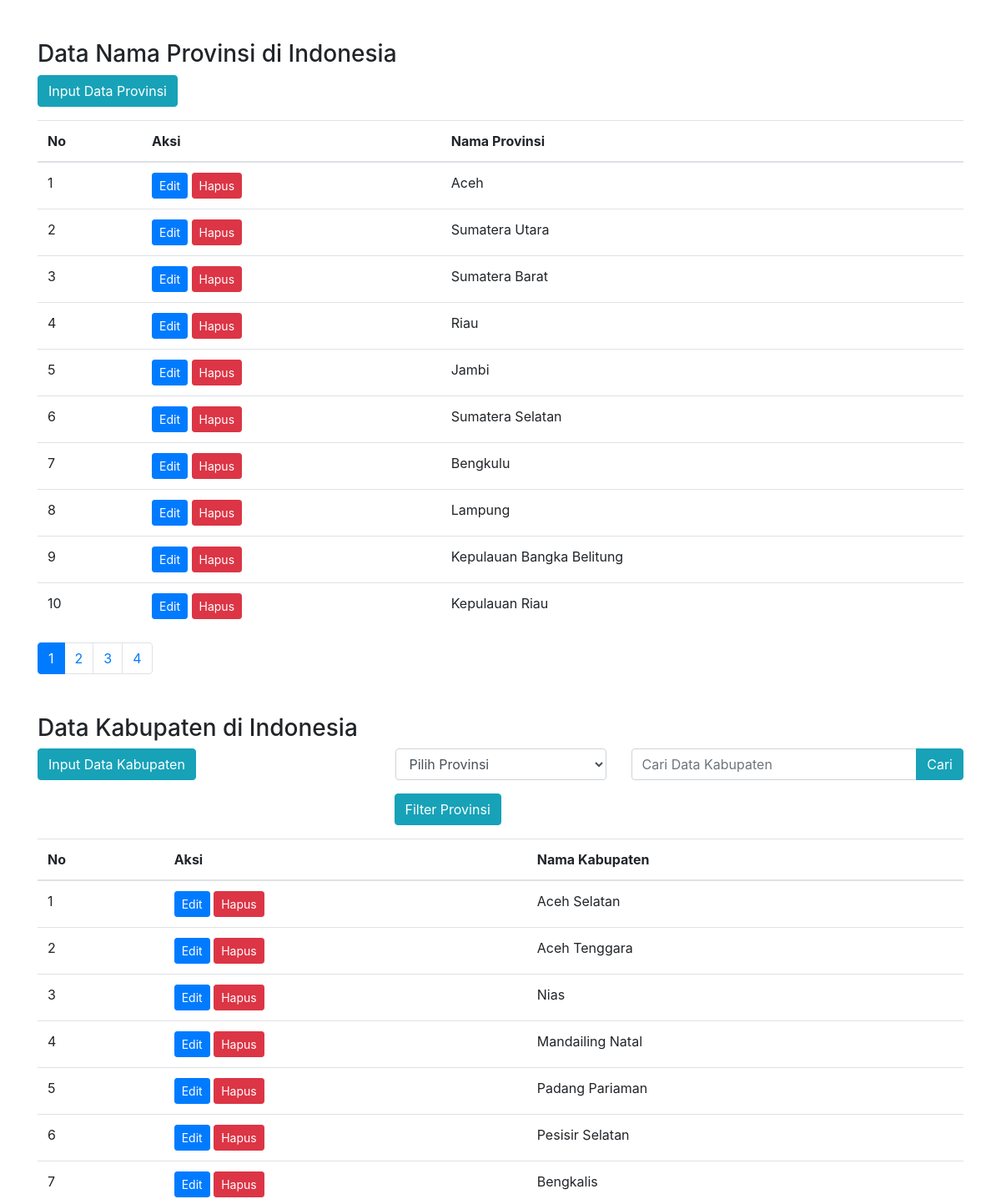
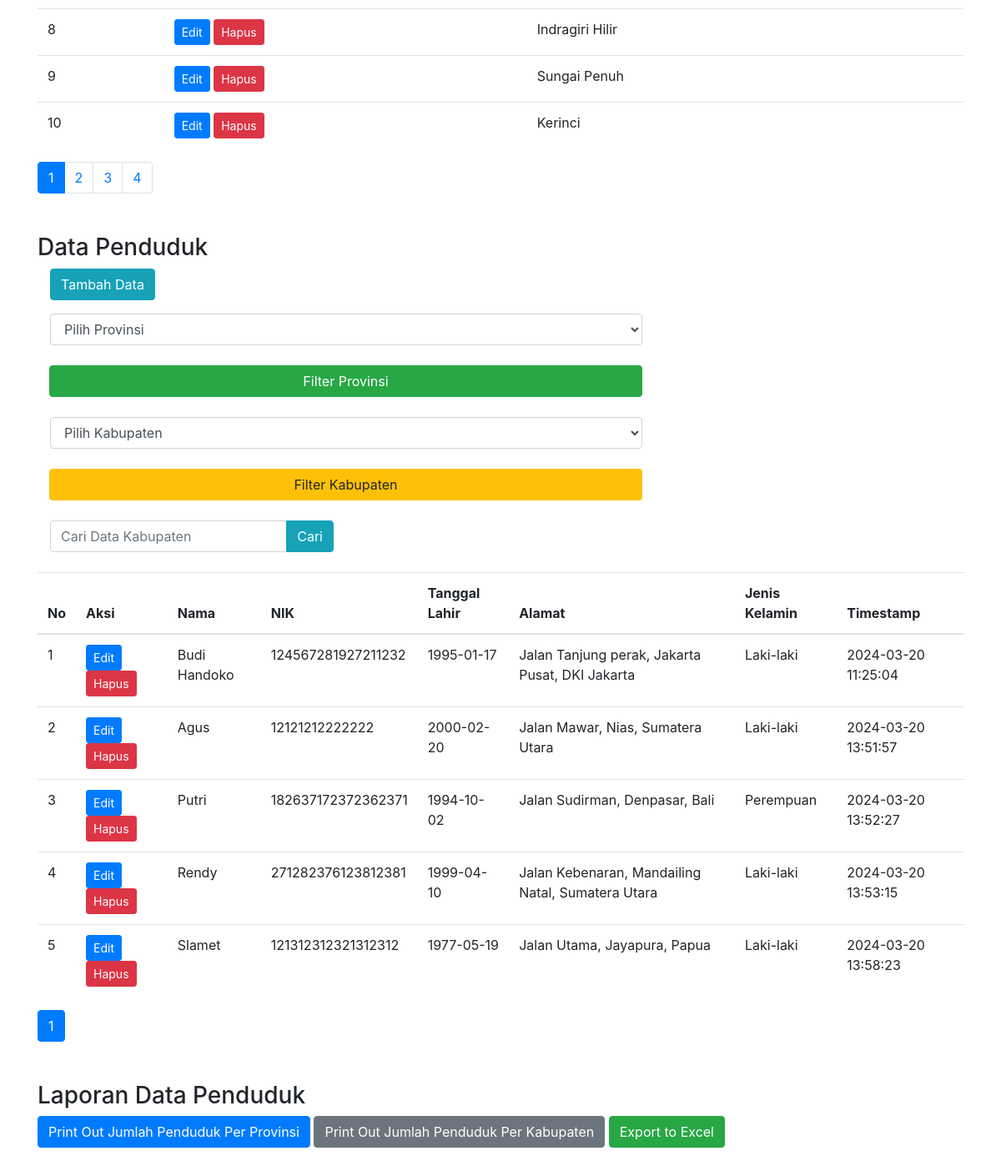
The app's page /home.php with its own data (2 pictures, top to bottom).
### tables this page shows
CREATE TABLE `provinsi` (
  `id_provinsi` int(11) NOT NULL,
  `nama_provinsi` varchar(100) NOT NULL
);

CREATE TABLE `kabupaten` (
  `id_kabupaten` int(11) NOT NULL,
  `nama_kabupaten` varchar(100) NOT NULL,
  `id_provinsi` int(11) DEFAULT NULL
);

CREATE TABLE `penduduk` (
  `id_penduduk` int(11) NOT NULL,
  `nama` varchar(100) NOT NULL,
  `nik` varchar(18) NOT NULL,
  `jenis_kelamin` enum('Laki-laki','Perempuan') NOT NULL,
  `tanggal_lahir` date NOT NULL,
  `alamat` text NOT NULL,
  `id_kabupaten` int(11) DEFAULT NULL,
  `timestamp` timestamp NOT NULL DEFAULT current_timestamp(),
  `id_provinsi` int(11) DEFAULT NULL
);

### home.php (the view, shortened to what this page needs)
<!DOCTYPE html>
<html lang="en">
<head>
    <link rel="stylesheet" href="https://stackpath.bootstrapcdn.com/bootstrap/4.5.2/css/bootstrap.min.css">
</head>
<body>
    <div class="container mt-5">
        <h3>Data Nama Provinsi di Indonesia</h3>
        <a href="provinsi/input.php" class="btn btn-info mb-3">Input Data Provinsi</a>
        <table class="table">
            <thead>
                <tr>
                    <th>No</th>
                    <th>Aksi</th>
                    <th>Nama Provinsi</th>
                </tr>
            </thead>
            <tbody>
                <?php include 'component/provinsi.php'; ?>
            </tbody>
        </table>
        <nav aria-label="Page navigation">
            <ul class="pagination mb-5">
                <?php for ($i = 1; $i <= $total_halaman; $i++) : ?>
                    <li class="page-item <?php if ($i == $halaman) echo 'active'; ?>"><a class="page-link" href="?halaman=<?php echo $i; ?>"><?php echo $i; ?></a></li>
                <?php endfor; ?>
            </ul>
        </nav>
        <h3>Data Kabupaten di Indonesia</h3>
        <div class="row mb-3">
            <div class="col">
                <a href="kabupaten/input.php" class="btn btn-info mb-3">Input Data Kabupaten</a>
            </div>
            <form action="" method="POST">
                <div class="col">
                    <div class="form-group">
                        <select class="form-control" id="provinsi_id" name="provinsi_id">
                            <option value="">Pilih Provinsi</option>
                            <?php
                            include 'koneksi/connection.php';
                            ?>
                        </select>
                    </div>
                </div>
                <div class="col md-4">
                    <div class="input-group-append">
                        <button type="submit" class="btn btn-info" name="selected_provinsi">Filter Provinsi</button>
                    </div>
                </div>
            </form>
            <div class="col">
                <form action="" method="POST">
                    <div class="form-group">
                        <div class="input-group">
                            <input type="text" class="form-control" id="search_query" name="search_query" placeholder="Cari Data Kabupaten">
                            <div class="input-group-append">
                                <button type="submit" class="btn btn-info" name="search_submit">Cari</button>
                            </div>
                        </div>
                    </div>
                </form>
            </div>
        </div>
        <table class="table">
            <thead>
                <tr>
                    <th>No</th>
                    <th>Aksi</th>
                    <th>Nama Kabupaten</th>
                </tr>
            </thead>
            <tbody>
                <?php include 'component/kabupaten.php'; ?>
            </tbody>
        </table>
        <nav aria-label="Page navigation">
            <ul class="pagination mb-5">
                <?php for ($i = 1; $i <= $total_halaman; $i++) : ?>
                    <li class="page-item <?php if ($i == $halaman) echo 'active'; ?>"><a class="page-link" href="?halaman=<?php echo $i; ?>"><?php echo $i; ?></a></li>
                <?php endfor; ?>
            </ul>
        </nav>
        <h3 class="mt-5">Data Penduduk</h3>
        <div class="col-md-2">
            <a href="action/input.php" class="btn btn-info mb-3">Tambah Data</a>
        </div>
        <div class="col-md-8">
            <form action="" method="GET">
                <div class="row-md-4">
                    <div class="input-group">
                        <select class="form-control" id="provinsi" name="provinsi_id">
                            <option value="">Pilih Provinsi</option>
                            <?php
                            include 'koneksi/connection.php';
                            ?>
                        </select>
                    </div>
                    <br>
                    <div class="input-group-append">
                        <button type="submit" class="btn btn-success btn-block" name="filter_provinsi">Filter Provinsi</button>
                    </div>
                </div>
                <br>
                <div class="row-md-4">
                    <div class="input-group">
                        <select class="form-control" id="kabupaten" name="kabupaten_id">
                            <option value="">Pilih Kabupaten</option>
                        </select>
                    </div>
                    <br>
                    <div class="input-group-append">
                        <button type="submit" class="btn btn-warning btn-block" name="filter_kabupaten">Filter Kabupaten</button>
                    </div>
                </div>
            </form>
        </div>
        <br>
        <div class="row-md-4">
            <div class="col-md-4">
                <form action="" method="POST">
                    <div class="input-group">
                        <input type="text" class="form-control" id="search_query" name="search_query" placeholder="Cari Data Kabupaten">
                        <div class="input-group-append">
                            <button type="submit" class="btn btn-info" name="search_data">Cari</button>
                        </div>
                    </div>
                </form>
            </div>
        </div>
        <br>
        <table class="table">
            <thead>
                <tr>
                    <th>No</th>
                    <th>Aksi</th>
                    <th>Nama</th>
                    <th>NIK</th>
                    <th>Tanggal Lahir</th>
                    <th>Alamat</th>
                    <th>Jenis Kelamin</th>
                    <th>Timestamp</th>
                </tr>
            </thead>
            <tbody>
                <?php include 'component/data_penduduk.php'; ?>
            </tbody>
        </table>
        <nav aria-label="Page navigation">
            <ul class="pagination">
                <?php for ($i = 1; $i <= $total_halaman; $i++) : ?>
                    <li class="page-item <?php if ($i == $halaman) echo 'active'; ?>"><a class="page-link" href="?halaman=<?php echo $i; ?>"><?php echo $i; ?></a></li>
                <?php endfor; ?>
            </ul>
        </nav>
        <h3 class="mt-5">Laporan Data Penduduk</h3>
        <a href="laporan/report_provinsi.php" class="btn btn-primary mb-5">Print Out Jumlah Penduduk Per Provinsi</a>
        <a href="laporan/report_kabupaten.php" class="btn btn-secondary mb-5">Print Out Jumlah Penduduk Per Kabupaten</a>
        <a href="laporan/export_excel.php" class="btn btn-success mb-5">Export to Excel</a>
        <br>
    </div>
</body>
</html>

### component/provinsi.php (shortened to what this page needs)
<?php
include 'koneksi/connection.php';
$sql_total = "SELECT COUNT(*) AS total FROM provinsi";
$result_total = $conn->query($sql_total);
$total_data = $result_total->fetch_assoc()['total'];
$jumlah_data_per_halaman = 10;
$total_halaman = ceil($total_data / $jumlah_data_per_halaman);
$halaman = isset($_GET['halaman']) ? (int)$_GET['halaman'] : 1;
$mulai = ($halaman - 1) * $jumlah_data_per_halaman;
$sql = "SELECT * FROM provinsi LIMIT $mulai, $jumlah_data_per_halaman";
$result = $conn->query($sql);
if ($result->num_rows > 0) {
    $no = $mulai + 1;
    while ($row = $result->fetch_assoc()) {
        echo "<tr>";
        echo "<td>" . $no++ . "</td>";
        echo "<td>
        <a href='provinsi/edit.php?id=" . $row['id_provinsi'] . "' class='btn btn-primary btn-sm'>Edit</a>
        <a href='provinsi/delete.php?id=" . $row['id_provinsi'] . "' class='btn btn-danger btn-sm' onclick='return confirm(\"Apakah Anda yakin ingin menghapus data ini?\")'>Hapus</a></td>";
        echo "<td>" . $row['nama_provinsi'] . "</td>";
        echo "</tr>";
    }
} else {
    echo "<tr><td colspan='3'>Tidak ada data Provinsi yang tersedia</td></tr>";
}

### component/kabupaten.php (shortened to what this page needs)
<?php
include 'koneksi/connection.php';
$search_query = isset($_POST['search_query']) ? $_POST['search_query'] : '';
$selected_provinsi = isset($_POST['provinsi_id']) ? $_POST['provinsi_id'] : '';
if (!empty($search_query) && !empty($selected_provinsi)) {
    $sql = "SELECT * FROM kabupaten WHERE nama_kabupaten LIKE '%$search_query%' AND id_provinsi = $selected_provinsi LIMIT $mulai, $jumlah_data_per_halaman";
} elseif (!empty($selected_provinsi)) {
    $sql = "SELECT * FROM kabupaten WHERE id_provinsi = $selected_provinsi LIMIT $mulai, $jumlah_data_per_halaman";
} elseif (!empty($search_query)) {
    $sql = "SELECT * FROM kabupaten WHERE nama_kabupaten LIKE '%$search_query%' LIMIT $mulai, $jumlah_data_per_halaman";
} else {
    $sql = "SELECT * FROM kabupaten LIMIT $mulai, $jumlah_data_per_halaman";
}
$result = $conn->query($sql);
if ($result->num_rows > 0) {
    $no = $mulai + 1;
    while ($row = $result->fetch_assoc()) {
        echo "<tr>";
        echo "<td>" . $no++ . "</td>";
        echo "<td>
        <a href='kabupaten/edit.php?id=" . $row['id_kabupaten'] . "' class='btn btn-primary btn-sm'>Edit</a>
        <a href='kabupaten/delete.php?id=" . $row['id_kabupaten'] . "' class='btn btn-danger btn-sm' onclick='return confirm(\"Apakah Anda yakin ingin menghapus data ini?\")'>Hapus</a></td>";
        echo "<td>" . $row['nama_kabupaten'] . "</td>";
        echo "</tr>";
    }
} else {
    echo "<tr><td colspan='3'>Tidak ada data kabupaten yang tersedia</td></tr>";
}

### component/data_penduduk.php (shortened to what this page needs)
<?php
include 'koneksi/connection.php';
$data_per_halaman = 10;
$halaman = isset($_GET['halaman']) ? (int)$_GET['halaman'] : 1;
if (isset($_POST['search_data'])) {
    $search_query = $_POST['search_query'];
    $sql = "SELECT * FROM penduduk WHERE nama LIKE '%$search_query%' OR nik LIKE '%$search_query%'";
} elseif (isset($_GET['filter_provinsi'])) {
    $provinsi_id = $_GET['provinsi_id'];
    $sql = "SELECT * FROM penduduk WHERE id_provinsi = '$provinsi_id'";
} elseif (isset($_GET['filter_kabupaten'])) {
    $kabupaten_id = $_GET['kabupaten_id'];
    $sql = "SELECT * FROM penduduk WHERE id_kabupaten = '$kabupaten_id'";
} else {
    $sql = "SELECT * FROM penduduk";
}
$total_data = $conn->query($sql)->num_rows;
$total_halaman = ceil($total_data / $data_per_halaman);
$offset = ($halaman - 1) * $data_per_halaman;
$sql .= " LIMIT $offset, $data_per_halaman";
$result = $conn->query($sql);
if ($result->num_rows > 0) {
    $no = $offset + 1;
    while ($row = $result->fetch_assoc()) {
        echo "<tr>";
        echo "<td>" . $no++ . "</td>";
        echo "<td>
                <a href='action/edit.php?id=" . $row['id_penduduk'] . "' class='btn btn-primary btn-sm '>Edit</a>
                <a href='action/delete.php?id=" . $row['id_penduduk'] . "' class='btn btn-danger btn-sm ' onclick='return confirm(\"Apakah Anda yakin ingin menghapus data ini?\")'>Hapus</a>
            </td>";
        echo "<td>" . $row['nama'] . "</td>";
        echo "<td>" . $row['nik'] . "</td>";
        echo "<td>" . $row['tanggal_lahir'] . "</td>";
        echo "<td>" . $row['alamat'] . "</td>";
        echo "<td>" . $row['jenis_kelamin'] . "</td>";
        echo "<td>" . $row['timestamp'] . "</td>";
        echo "</tr>";
    }
} else {
    echo "<tr><td colspan='8'>Tidak ada data penduduk</td></tr>";
}

### records on screen
provinsi: nama_provinsi "Aceh"
provinsi: nama_provinsi "Sumatera Utara"
provinsi: nama_provinsi "Sumatera Barat"
provinsi: nama_provinsi "Riau"
provinsi: nama_provinsi "Jambi"
provinsi: nama_provinsi "Sumatera Selatan"
provinsi: nama_provinsi "Bengkulu"
provinsi: nama_provinsi "Lampung"
provinsi: nama_provinsi "Kepulauan Bangka Belitung"
provinsi: nama_provinsi "Kepulauan Riau"
kabupaten: nama_kabupaten "Aceh Selatan"
kabupaten: nama_kabupaten "Aceh Tenggara"
kabupaten: nama_kabupaten "Nias"
kabupaten: nama_kabupaten "Mandailing Natal"
kabupaten: nama_kabupaten "Padang Pariaman"
kabupaten: nama_kabupaten "Pesisir Selatan"
kabupaten: nama_kabupaten "Bengkalis"
kabupaten: nama_kabupaten "Indragiri Hilir"
kabupaten: nama_kabupaten "Sungai Penuh"
kabupaten: nama_kabupaten "Kerinci"
penduduk: nama "Budi Handoko", nik "124567281927211232", tanggal_lahir "1995-01-17", alamat "Jalan Tanjung perak, Jakarta Pusat, DKI Jakarta", jenis_kelamin "Laki-laki", timestamp "2024-03-20 11:25:04"
penduduk: nama "Agus", nik "12121212222222", tanggal_lahir "2000-02-20", alamat "Jalan Mawar, Nias, Sumatera Utara", jenis_kelamin "Laki-laki", timestamp "2024-03-20 13:51:57"
penduduk: nama "Putri", nik "182637172372362371", tanggal_lahir "1994-10-02", alamat "Jalan Sudirman, Denpasar, Bali", jenis_kelamin "Perempuan", timestamp "2024-03-20 13:52:27"
penduduk: nama "Rendy", nik "271282376123812381", tanggal_lahir "1999-04-10", alamat "Jalan Kebenaran, Mandailing Natal, Sumatera Utara", jenis_kelamin "Laki-laki", timestamp "2024-03-20 13:53:15"
penduduk: nama "Slamet", nik "121312312321312312", tanggal_lahir "1977-05-19", alamat "Jalan Utama, Jayapura, Papua", jenis_kelamin "Laki-laki", timestamp "2024-03-20 13:58:23"
